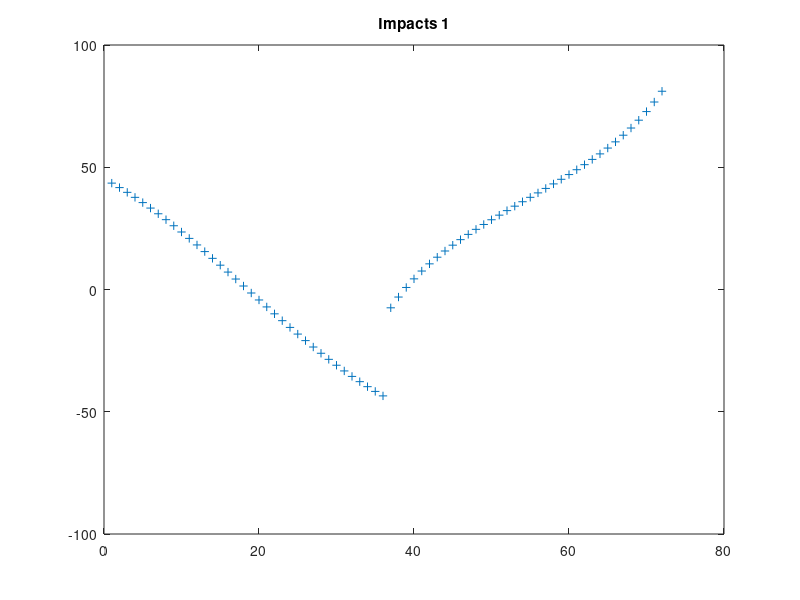
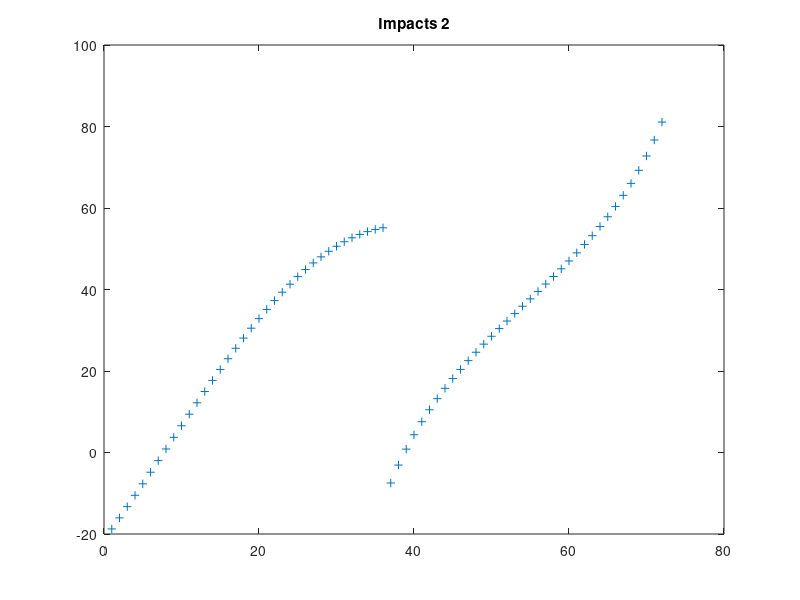
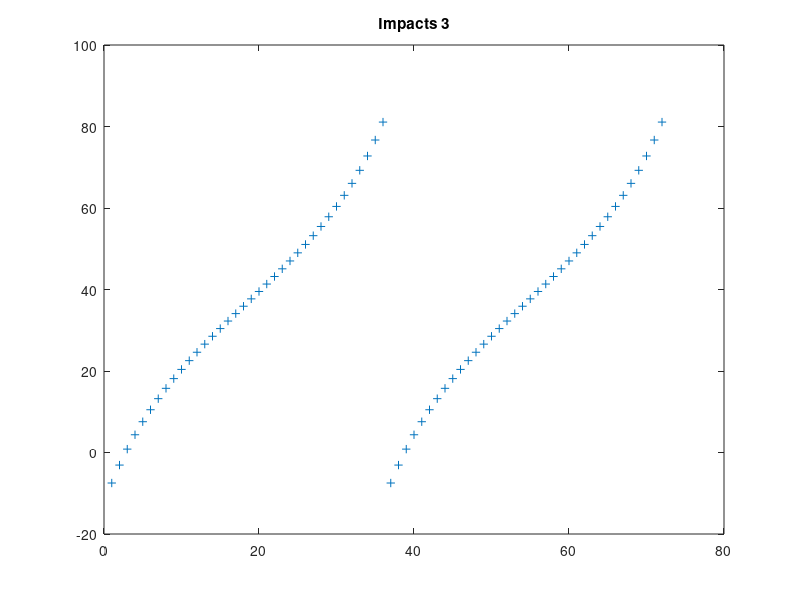
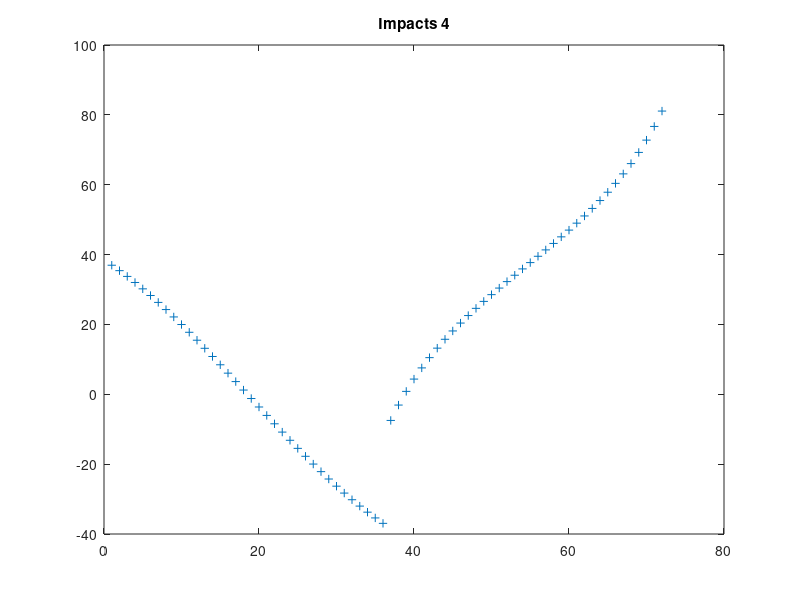

These charts were generated, in order, by the following MATLAB code:
% Aaron Hossack
% Jan 17th 2012
%
% Updated June 2013
clear all; close all; clc;
cd('T:\RChandra\A-A-Ron Code');
%
% This code takes calibration data from backlighting the new IDS fibers
% onto a screen to determine the angle, volume, and impact parameters of
% the various chords.
% clear all; close all; clc;
%% Settings
save1 = 0; % save 'impacts' as 'impacts1.mat'.  This configuration has the 
           % 'Upper/Long' fiber (smaller channel numbers) in the "old"
           % reentrant port at 71 degrees in machine coordinates.  Channel
           % 1 is oriented toward the top of the machine and channel 36 the
           % bottom.  The 'lower/short' fiber is on an axial port at 45
           % degrees on the X side of the machine.  Channel 37 is looking
           % toward the the small cones (inboard) and channel 72 is looking
           % toward the ring (outboard).
           
saveNim1 = 0; % save 'IDScoords.mat' with 'origin' and 'IDSchords' variables
           
save2 = 0; % save 'impacts' as 'impacts2.mat'.  This configuration has the 
           % 'Upper/Long' fiber in the upper mohawk port #6 with the fiber
           % fan in midplane.  Channel 1 is aimed down toward the bottom of
           % the machine and channel 36 is aimed up.  The 'lower/short'
           % fiber is on an axial port (either 45 or 270 degrees) with
           % channel 37 always aiming inboard, same as 'impacts1'.
           
save3 = 0; % save 'impacts' as 'impacts3.mat'.  This is a special
           % configuration for velocity zeroing where the 'Upper/Long'
           % fiber is on the X side 135 degree port and the 'lower/short'
           % fiber is on the Y side 135 degree port.  Channels 1 and 37
           % both aim toward the geometric axis and 36 and 72 aim toward
           % the ring.
           
save4 = 0; % save 'impacts' as 'impacts4.mat'.  This has the long fiber in 
           % the mohawk port, just as in configuration 2, but rotated 90
           % degrees counter clockwise.  Channel 1 faces the y side
           % (positive z direction).
           
save5 = 0; % same as 'impacts2' except upper/long fiber order is reversed. 
           % This is because in summer 2014 the upper/lng fiber holder was
           % installed in mohawk port #6 upside down so that channel one
           % faced up instead of down.

% raw = [247.5, 250.5, 253.5, 256.5, 259.5, 263.0,... % real unaltered data
%     265.5, 268.0, 271.0, 274.0, 277.0,...
%     280.0, 282.5, 285.0, 287.5, 290.5,...
%     293.0, 295.5, 298.5, 301.0, 304.0,...
%     306.5, 309.5, 312.0, 315.0, 318.0,...
%     321.0, 324.0, 327.0, 330.0, 332.5,...
%     336.0, 339.0];

% raw = [244.6, 247.5, 250.5, 253.5, 256.5, 259.5, 263.0,... % filling in extra 3 points
%     265.5, 268.0, 271.0, 274.0, 277.0,...
%     280.0, 282.5, 285.0, 287.5, 290.5,...
%     293.0, 295.5, 298.5, 301.0, 304.0,...
%     306.5, 309.5, 312.0, 315.0, 318.0,...
%     321.0, 324.0, 327.0, 330.0, 332.5,...
%     336.0, 339.0, 341.9, 344.8];
raw = 2.95 * [1:36];

% Center on zero degrees

angles = raw - raw(1) - 0.5*(raw(end) - raw(1)); % chord angles out of lens

R = 55.5; % cm, radius of machine

alpha = 180 - 2*angles; % angle from one end of chord to axis to other end of chord

r = 2 * R * sind(0.5 * alpha); % chord lengths
% figure(13)
% plot(r)

x = r .* cosd(angles); % projection of chords on midplane diameter
% figure(14)
% plot(x)

% x = 222./(2.*(tand(angles).^2 + 1)); % projection of chords on midplane diameter

% r = x./cosd(angles); % length of chords

ratio = 0.02667/1.11; % radius to height ratio of cone

vol = pi*ratio^2*(1/3)*r.^3;

impacts1 = -R*sind(angles); % sign flip simply for orientation w.r.t machine
% figure(15)
% plot(impacts1)

%% For NIMROD comparison, find angles

y = r .* sind(angles); % dist. from diameter perp. up to chord end

theta = asind(y ./ R); % find angles w.r.t geom. axis from mid. of array

theta(1:3) = theta(1:3) + 2 .* (-90 - theta(1:3)); % mirror these angles past 90
theta(end-2:end) = theta(end-2:end) + 2 .* (90 - theta(end-2:end));

theta = theta + 251; % translate to machine coordinates

Rnim = 53.385; % NIMROD HIT-SI major radius

origin = [Rnim, 0, 71]; % coordinates of IDS wide angle lens

IDSchords = ones(length(theta), 3); % initialize array

IDSchords(:, 1) = Rnim * IDSchords(:, 1); % plug in R coordinates

IDSchords(:, 2) = 0 * IDSchords(:, 2); % zero out Z coordinate

IDSchords(:, 3) = theta' .* IDSchords(:, 3); % set toroidal angles

figure(12)
plot(IDSchords(:, 3), '+');
title('NIMROD coordinates 1, toroidal angles');

if saveNim1
    save IDScoords.mat origin IDSchords;
end

%% For axial port, find major radius where chord intersects midplane
% rPort = 36.8; % cm, approximate radius of axial port
% 
% rMAxis = 34; % cm, radius of magnetic axis
% 
% Rpol = 31.26; % cm, distance from midplane to wall
% 
% a0 = atand((rPort - rMAxis) / Rpol); % angle offset, ie: angle from z-hat to mag. axis
% 
% hypotn = hypot((rPort - rMAxis), Rpol); % distance directly from port to mag. axis
% 
% pAngles = angles + a0; % poloidal angles w.r.t. mag. axis
% 
% impacts1 = [impacts1, hypotn*sind(pAngles)];
rPort = 36.8; % cm, major radius location of port

zPort = 31.26 + 2.54 + 1.27; % cm, distance from magnetic axis to wall + thickness of window + thickness of wall

yPol = zPort * tand(angles(end:-1:1));

Rpol = rPort - yPol; % convert to major radius

impacts1 = [impacts1, Rpol];

figure(1)
plot(impacts1, '+');
title('Impacts 1');

if save1
    impacts = impacts1;
    save impacts1.mat impacts
end

%% Update - View with fan in midplane, mohawk port #6

theta_port = 31.87; % degrees, port axis w.r.t machine radius

theta_chords = angles + theta_port;

y_tor = R * sind(theta_chords);

impacts2 = impacts1; % copy over previous impacts array

impacts2(1:36) = y_tor;

figure(2)
plot(impacts2, '+');
title('Impacts 2');

if save2
    impacts = impacts2;
    save impacts2.mat impacts
end

%% Configuration 5 - same as 2 but order reversed for upper/long fiber

impacts5 = impacts2;
impacts5(1:36) = impacts5(36:-1:1);

figure(5)
plot(impacts5, '+');
title('Impacts 5');

if save5
    impacts = impacts5;
    save impacts5.mat impacts
end

%% Velocity Zeroing configuration

impacts3 = [impacts1(37:72), impacts1(37:72)];

figure(3)
plot(impacts3, '+');
title('Impacts 3');

if save3
    impacts = impacts3;
    save impacts3.mat impacts
end

%% Mohawk #6, chords perpendicular to midplane

half_ch_length = R * cosd(theta_port); % half chord length of axis of lens

displacement = half_ch_length * sind(angles); % displacement axially from magnetic axis.

impacts4 = [displacement(end:-1:1), impacts2(37:72)];

figure(4)
plot(impacts4, '+');
title('Impacts 4');

if save4
    impacts = impacts4;
    save impacts4.mat impacts
end



